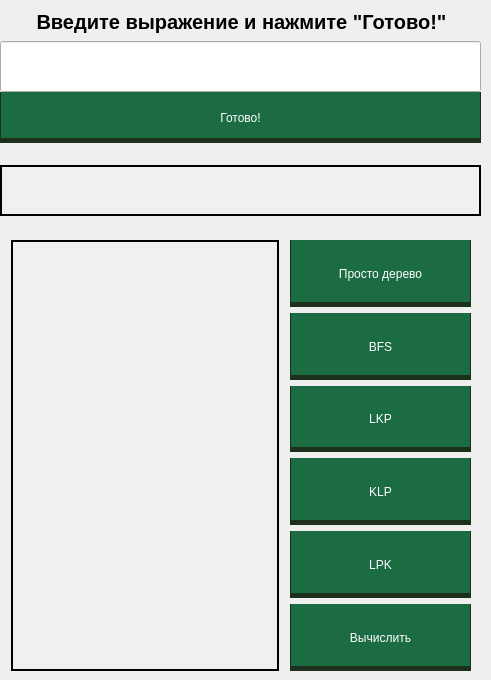
  <widget class="QWidget" name="centralwidget">
   <widget class="QLabel" name="label_output">
    <property name="geometry">
     <rect>
      <x>11</x>
      <y>240</y>
      <width>268</width>
      <height>431</height>
     </rect>
    </property>
    <property name="sizePolicy">
     <sizepolicy hsizetype="Expanding" vsizetype="Expanding">
      <horstretch>0</horstretch>
      <verstretch>0</verstretch>
     </sizepolicy>
    </property>
    <property name="palette">
     <palette>
      <active>
       <colorrole role="WindowText">
        <brush brushstyle="SolidPattern">
         <color alpha="255">
          <red>0</red>
          <green>0</green>
          <blue>0</blue>
         </color>
        </brush>
       </colorrole>
       <colorrole role="Button">
        <brush brushstyle="SolidPattern">
         <color alpha="255">
          <red>255</red>
          <green>255</green>
          <blue>255</blue>
         </color>
        </brush>
       </colorrole>
       <colorrole role="Light">
        <brush brushstyle="SolidPattern">
         <color alpha="255">
          <red>255</red>
          <green>255</green>
          <blue>255</blue>
         </color>
        </brush>
       </colorrole>
       <colorrole role="Midlight">
        <brush brushstyle="SolidPattern">
         <color alpha="255">
          <red>255</red>
          <green>255</green>
          <blue>255</blue>
         </color>
        </brush>
       </colorrole>
       <colorrole role="Dark">
        <brush brushstyle="SolidPattern">
         <color alpha="255">
          <red>127</red>
          <green>127</green>
          <blue>127</blue>
         </color>
        </brush>
       </colorrole>
       <colorrole role="Mid">
        <brush brushstyle="SolidPattern">
         <color alpha="255">
          <red>170</red>
          <green>170</green>
          <blue>170</blue>
         </color>
        </brush>
       </colorrole>
       <colorrole role="Text">
        <brush brushstyle="SolidPattern">
         <color alpha="255">
          <red>0</red>
          <green>0</green>
          <blue>0</blue>
         </color>
        </brush>
       </colorrole>
       <colorrole role="BrightText">
        <brush brushstyle="SolidPattern">
         <color alpha="255">
          <red>255</red>
          <green>255</green>
          <blue>255</blue>
         </color>
        </brush>
       </colorrole>
       <colorrole role="ButtonText">
        <brush brushstyle="SolidPattern">
         <color alpha="255">
          <red>0</red>
          <green>0</green>
          <blue>0</blue>
         </color>
        </brush>
       </colorrole>
       <colorrole role="Base">
        <brush brushstyle="SolidPattern">
         <color alpha="255">
          <red>255</red>
          <green>255</green>
          <blue>255</blue>
         </color>
        </brush>
       </colorrole>
       <colorrole role="Window">
        <brush brushstyle="SolidPattern">
         <color alpha="255">
          <red>255</red>
          <green>255</green>
          <blue>255</blue>
         </color>
        </brush>
       </colorrole>
       <colorrole role="Shadow">
        <brush brushstyle="SolidPattern">
         <color alpha="255">
          <red>0</red>
          <green>0</green>
          <blue>0</blue>
         </color>
        </brush>
       </colorrole>
       <colorrole role="AlternateBase">
        <brush brushstyle="SolidPattern">
         <color alpha="255">
          <red>255</red>
          <green>255</green>
          <blue>255</blue>
         </color>
        </brush>
       </colorrole>
       <colorrole role="ToolTipBase">
        <brush brushstyle="SolidPattern">
         <color alpha="255">
          <red>255</red>
          <green>255</green>
          <blue>220</blue>
         </color>
        </brush>
       </colorrole>
       <colorrole role="ToolTipText">
        <brush brushstyle="SolidPattern">
         <color alpha="255">
          <red>0</red>
          <green>0</green>
          <blue>0</blue>
         </color>
        </brush>
       </colorrole>
       <colorrole role="PlaceholderText">
        <brush brushstyle="SolidPattern">
         <color alpha="127">
          <red>0</red>
          <green>0</green>
          <blue>0</blue>
         </color>
        </brush>
       </colorrole>
      </active>
      <inactive>
       <colorrole role="WindowText">
        <brush brushstyle="SolidPattern">
         <color alpha="255">
          <red>0</red>
          <green>0</green>
          <blue>0</blue>
         </color>
        </brush>
       </colorrole>
       <colorrole role="Button">
        <brush brushstyle="SolidPattern">
         <color alpha="255">
          <red>240</red>
          <green>240</green>
          <blue>240</blue>
         </color>
        </brush>
       </colorrole>
       <colorrole role="Light">
        <brush brushstyle="SolidPattern">
         <color alpha="255">
          <red>255</red>
          <green>255</green>
          <blue>255</blue>
         </color>
        </brush>
       </colorrole>
       <colorrole role="Midlight">
        <brush brushstyle="SolidPattern">
         <color alpha="255">
          <red>227</red>
          <green>227</green>
          <blue>227</blue>
         </color>
        </brush>
       </colorrole>
       <colorrole role="Dark">
        <brush brushstyle="SolidPattern">
         <color alpha="255">
          <red>160</red>
          <green>160</green>
          <blue>160</blue>
         </color>
        </brush>
       </colorrole>
       <colorrole role="Mid">
        <brush brushstyle="SolidPattern">
         <color alpha="255">
          <red>160</red>
          <green>160</green>
          <blue>160</blue>
         </color>
        </brush>
       </colorrole>
       <colorrole role="Text">
        <brush brushstyle="SolidPattern">
         <color alpha="255">
          <red>0</red>
          <green>0</green>
          <blue>0</blue>
         </color>
        </brush>
       </colorrole>
       <colorrole role="BrightText">
        <brush brushstyle="SolidPattern">
         <color alpha="255">
          <red>255</red>
          <green>255</green>
          <blue>255</blue>
         </color>
        </brush>
       </colorrole>
       <colorrole role="ButtonText">
        <brush brushstyle="SolidPattern">
         <color alpha="255">
          <red>0</red>
          <green>0</green>
          <blue>0</blue>
         </color>
        </brush>
       </colorrole>
       <colorrole role="Base">
        <brush brushstyle="SolidPattern">
         <color alpha="255">
          <red>255</red>
          <green>255</green>
          <blue>255</blue>
         </color>
        </brush>
       </colorrole>
       <colorrole role="Window">
        <brush brushstyle="SolidPattern">
         <color alpha="255">
          <red>240</red>
          <green>240</green>
          <blue>240</blue>
         </color>
        </brush>
       </colorrole>
       <colorrole role="Shadow">
        <brush brushstyle="SolidPattern">
         <color alpha="255">
          <red>105</red>
          <green>105</green>
          <blue>105</blue>
         </color>
        </brush>
       </colorrole>
       <colorrole role="AlternateBase">
        <brush brushstyle="SolidPattern">
         <color alpha="255">
          <red>245</red>
          <green>245</green>
          <blue>245</blue>
         </color>
        </brush>
       </colorrole>
       <colorrole role="ToolTipBase">
        <brush brushstyle="SolidPattern">
         <color alpha="255">
          <red>255</red>
          <green>255</green>
          <blue>220</blue>
         </color>
        </brush>
       </colorrole>
       <colorrole role="ToolTipText">
        <brush brushstyle="SolidPattern">
         <color alpha="255">
          <red>0</red>
          <green>0</green>
          <blue>0</blue>
         </color>
        </brush>
       </colorrole>
       <colorrole role="PlaceholderText">
        <brush brushstyle="SolidPattern">
         <color alpha="128">
          <red>0</red>
          <green>0</green>
          <blue>0</blue>
         </color>
        </brush>
       </colorrole>
      </inactive>
      <disabled>
       <colorrole role="WindowText">
        <brush brushstyle="SolidPattern">
         <color alpha="255">
          <red>127</red>
          <green>127</green>
          <blue>127</blue>
         </color>
        </brush>
       </colorrole>
       <colorrole role="Button">
        <brush brushstyle="SolidPattern">
         <color alpha="255">
          <red>255</red>
          <green>255</green>
          <blue>255</blue>
         </color>
        </brush>
       </colorrole>
       <colorrole role="Light">
        <brush brushstyle="SolidPattern">
         <color alpha="255">
          <red>255</red>
          <green>255</green>
          <blue>255</blue>
         </color>
        </brush>
       </colorrole>
       <colorrole role="Midlight">
        <brush brushstyle="SolidPattern">
         <color alpha="255">
          <red>255</red>
          <green>255</green>
          <blue>255</blue>
         </color>
        </brush>
       </colorrole>
       <colorrole role="Dark">
        <brush brushstyle="SolidPattern">
         <color alpha="255">
          <red>127</red>
          <green>127</green>
          <blue>127</blue>
         </color>
        </brush>
       </colorrole>
       <colorrole role="Mid">
        <brush brushstyle="SolidPattern">
         <color alpha="255">
          <red>170</red>
          <green>170</green>
          <blue>170</blue>
         </color>
        </brush>
       </colorrole>
       <colorrole role="Text">
        <brush brushstyle="SolidPattern">
         <color alpha="255">
          <red>127</red>
          <green>127</green>
          <blue>127</blue>
         </color>
        </brush>
       </colorrole>
       <colorrole role="BrightText">
        <brush brushstyle="SolidPattern">
         <color alpha="255">
          <red>255</red>
          <green>255</green>
          <blue>255</blue>
         </color>
        </brush>
       </colorrole>
       <colorrole role="ButtonText">
        <brush brushstyle="SolidPattern">
         <color alpha="255">
          <red>127</red>
          <green>127</green>
          <blue>127</blue>
         </color>
        </brush>
       </colorrole>
       <colorrole role="Base">
        <brush brushstyle="SolidPattern">
         <color alpha="255">
          <red>255</red>
          <green>255</green>
          <blue>255</blue>
         </color>
        </brush>
       </colorrole>
       <colorrole role="Window">
        <brush brushstyle="SolidPattern">
         <color alpha="255">
          <red>255</red>
          <green>255</green>
          <blue>255</blue>
         </color>
        </brush>
       </colorrole>
       <colorrole role="Shadow">
        <brush brushstyle="SolidPattern">
         <color alpha="255">
          <red>0</red>
          <green>0</green>
          <blue>0</blue>
         </color>
        </brush>
       </colorrole>
       <colorrole role="AlternateBase">
        <brush brushstyle="SolidPattern">
         <color alpha="255">
          <red>245</red>
          <green>245</green>
          <blue>245</blue>
         </color>
        </brush>
       </colorrole>
       <colorrole role="ToolTipBase">
        <brush brushstyle="SolidPattern">
         <color alpha="255">
          <red>255</red>
          <green>255</green>
          <blue>220</blue>
         </color>
        </brush>
       </colorrole>
       <colorrole role="ToolTipText">
        <brush brushstyle="SolidPattern">
         <color alpha="255">
          <red>0</red>
          <green>0</green>
          <blue>0</blue>
         </color>
        </brush>
       </colorrole>
       <colorrole role="PlaceholderText">
        <brush brushstyle="SolidPattern">
         <color alpha="128">
          <red>0</red>
          <green>0</green>
          <blue>0</blue>
         </color>
        </brush>
       </colorrole>
      </disabled>
     </palette>
    </property>
    <property name="font">
     <font>
      <pointsize>10</pointsize>
     </font>
    </property>
    <property name="autoFillBackground">
     <bool>true</bool>
    </property>
    <property name="frameShape">
     <enum>QFrame::WinPanel</enum>
    </property>
    <property name="frameShadow">
     <enum>QFrame::Plain</enum>
    </property>
    <property name="text">
     <string/>
    </property>
    <property name="textFormat">
     <enum>Qt::PlainText</enum>
    </property>
   </widget>
   <widget class="QLabel" name="label">
    <property name="geometry">
     <rect>
      <x>1</x>
      <y>9</y>
      <width>481</width>
      <height>26</height>
     </rect>
    </property>
    <property name="sizePolicy">
     <sizepolicy hsizetype="Preferred" vsizetype="Expanding">
      <horstretch>0</horstretch>
      <verstretch>0</verstretch>
     </sizepolicy>
    </property>
    <property name="font">
     <font>
      <pointsize>15</pointsize>
      <italic>false</italic>
      <bold>true</bold>
      <underline>false</underline>
      <strikeout>false</strikeout>
     </font>
    </property>
    <property name="frameShape">
     <enum>QFrame::NoFrame</enum>
    </property>
    <property name="frameShadow">
     <enum>QFrame::Plain</enum>
    </property>
    <property name="text">
     <string>Введите выражение и нажмите &quot;Готово!&quot;</string>
    </property>
    <property name="alignment">
     <set>Qt::AlignCenter</set>
    </property>
   </widget>
   <widget class="QLineEdit" name="Expression">
    <property name="geometry">
     <rect>
      <x>0</x>
      <y>41</y>
      <width>481</width>
      <height>51</height>
     </rect>
    </property>
    <property name="sizePolicy">
     <sizepolicy hsizetype="Minimum" vsizetype="Expanding">
      <horstretch>0</horstretch>
      <verstretch>0</verstretch>
     </sizepolicy>
    </property>
    <property name="font">
     <font>
      <pointsize>16</pointsize>
     </font>
    </property>
    <property name="autoFillBackground">
     <bool>false</bool>
    </property>
    <property name="text">
     <string/>
    </property>
   </widget>
   <widget class="QPushButton" name="But_ready">
    <property name="geometry">
     <rect>
      <x>0</x>
      <y>92</y>
      <width>481</width>
      <height>51</height>
     </rect>
    </property>
    <property name="sizePolicy">
     <sizepolicy hsizetype="Preferred" vsizetype="Preferred">
      <horstretch>0</horstretch>
      <verstretch>2</verstretch>
     </sizepolicy>
    </property>
    <property name="styleSheet">
     <string notr="true">QPushButton{
	background-color:rgb(28, 108, 67);
	padding-top: 5px;
	border:none;
	color: rgb(255, 255, 255);
	border-left: 1px solid rgb(28, 48, 28);
	border-right: 1px solid rgb(28, 48, 28);
	border-bottom: 5px solid rgb(28, 48, 28);
}
QPushButton:hover{

	background-color: rgb(57, 136, 111);
	border-left: 1px solid rgb(43, 74, 43);
	border-right: 1px solid rgb(43, 74, 43);
	border-bottom: 5px solid rgb(43, 74, 43);
}
QPushButton:pressed{
	background-color: rgb(28, 108, 67);
	border-left: 1px solid rgb(28, 48, 28);
	border-right: 1px solid rgb(28, 48, 28);
	padding-top: -6px;
	border-top: 5px solid rgb(28, 48, 28);
	
	border-bottom: 1px solid rgb(28,108,67);
}</string>
    </property>
    <property name="text">
     <string>Готово!</string>
    </property>
   </widget>
   <widget class="QLabel" name="label_for_round">
    <property name="geometry">
     <rect>
      <x>0</x>
      <y>165</y>
      <width>481</width>
      <height>51</height>
     </rect>
    </property>
    <property name="palette">
     <palette>
      <active>
       <colorrole role="WindowText">
        <brush brushstyle="SolidPattern">
         <color alpha="255">
          <red>0</red>
          <green>0</green>
          <blue>0</blue>
         </color>
        </brush>
       </colorrole>
       <colorrole role="Button">
        <brush brushstyle="SolidPattern">
         <color alpha="255">
          <red>243</red>
          <green>243</green>
          <blue>243</blue>
         </color>
        </brush>
       </colorrole>
       <colorrole role="Light">
        <brush brushstyle="SolidPattern">
         <color alpha="255">
          <red>255</red>
          <green>255</green>
          <blue>255</blue>
         </color>
        </brush>
       </colorrole>
       <colorrole role="Midlight">
        <brush brushstyle="SolidPattern">
         <color alpha="255">
          <red>249</red>
          <green>249</green>
          <blue>249</blue>
         </color>
        </brush>
       </colorrole>
       <colorrole role="Dark">
        <brush brushstyle="SolidPattern">
         <color alpha="255">
          <red>121</red>
          <green>121</green>
          <blue>121</blue>
         </color>
        </brush>
       </colorrole>
       <colorrole role="Mid">
        <brush brushstyle="SolidPattern">
         <color alpha="255">
          <red>162</red>
          <green>162</green>
          <blue>162</blue>
         </color>
        </brush>
       </colorrole>
       <colorrole role="Text">
        <brush brushstyle="SolidPattern">
         <color alpha="255">
          <red>0</red>
          <green>0</green>
          <blue>0</blue>
         </color>
        </brush>
       </colorrole>
       <colorrole role="BrightText">
        <brush brushstyle="SolidPattern">
         <color alpha="255">
          <red>255</red>
          <green>255</green>
          <blue>255</blue>
         </color>
        </brush>
       </colorrole>
       <colorrole role="ButtonText">
        <brush brushstyle="SolidPattern">
         <color alpha="255">
          <red>0</red>
          <green>0</green>
          <blue>0</blue>
         </color>
        </brush>
       </colorrole>
       <colorrole role="Base">
        <brush brushstyle="SolidPattern">
         <color alpha="255">
          <red>255</red>
          <green>255</green>
          <blue>255</blue>
         </color>
        </brush>
       </colorrole>
       <colorrole role="Window">
        <brush brushstyle="SolidPattern">
         <color alpha="255">
          <red>243</red>
          <green>243</green>
          <blue>243</blue>
         </color>
        </brush>
       </colorrole>
       <colorrole role="Shadow">
        <brush brushstyle="SolidPattern">
         <color alpha="255">
          <red>0</red>
          <green>0</green>
          <blue>0</blue>
         </color>
        </brush>
       </colorrole>
       <colorrole role="AlternateBase">
        <brush brushstyle="SolidPattern">
         <color alpha="255">
          <red>249</red>
          <green>249</green>
          <blue>249</blue>
         </color>
        </brush>
       </colorrole>
       <colorrole role="ToolTipBase">
        <brush brushstyle="SolidPattern">
         <color alpha="255">
          <red>255</red>
          <green>255</green>
          <blue>220</blue>
         </color>
        </brush>
       </colorrole>
       <colorrole role="ToolTipText">
        <brush brushstyle="SolidPattern">
         <color alpha="255">
          <red>0</red>
          <green>0</green>
          <blue>0</blue>
         </color>
        </brush>
       </colorrole>
       <colorrole role="PlaceholderText">
        <brush brushstyle="SolidPattern">
         <color alpha="127">
          <red>0</red>
          <green>0</green>
          <blue>0</blue>
         </color>
        </brush>
       </colorrole>
      </active>
      <inactive>
       <colorrole role="WindowText">
        <brush brushstyle="SolidPattern">
         <color alpha="255">
          <red>0</red>
          <green>0</green>
          <blue>0</blue>
         </color>
        </brush>
       </colorrole>
       <colorrole role="Button">
        <brush brushstyle="SolidPattern">
         <color alpha="255">
          <red>240</red>
          <green>240</green>
          <blue>240</blue>
         </color>
        </brush>
       </colorrole>
       <colorrole role="Light">
        <brush brushstyle="SolidPattern">
         <color alpha="255">
          <red>255</red>
          <green>255</green>
          <blue>255</blue>
         </color>
        </brush>
       </colorrole>
       <colorrole role="Midlight">
        <brush brushstyle="SolidPattern">
         <color alpha="255">
          <red>227</red>
          <green>227</green>
          <blue>227</blue>
         </color>
        </brush>
       </colorrole>
       <colorrole role="Dark">
        <brush brushstyle="SolidPattern">
         <color alpha="255">
          <red>160</red>
          <green>160</green>
          <blue>160</blue>
         </color>
        </brush>
       </colorrole>
       <colorrole role="Mid">
        <brush brushstyle="SolidPattern">
         <color alpha="255">
          <red>160</red>
          <green>160</green>
          <blue>160</blue>
         </color>
        </brush>
       </colorrole>
       <colorrole role="Text">
        <brush brushstyle="SolidPattern">
         <color alpha="255">
          <red>0</red>
          <green>0</green>
          <blue>0</blue>
         </color>
        </brush>
       </colorrole>
       <colorrole role="BrightText">
        <brush brushstyle="SolidPattern">
         <color alpha="255">
          <red>255</red>
          <green>255</green>
          <blue>255</blue>
         </color>
        </brush>
       </colorrole>
       <colorrole role="ButtonText">
        <brush brushstyle="SolidPattern">
         <color alpha="255">
          <red>0</red>
          <green>0</green>
          <blue>0</blue>
         </color>
        </brush>
       </colorrole>
       <colorrole role="Base">
        <brush brushstyle="SolidPattern">
         <color alpha="255">
          <red>255</red>
          <green>255</green>
          <blue>255</blue>
         </color>
        </brush>
       </colorrole>
       <colorrole role="Window">
        <brush brushstyle="SolidPattern">
         <color alpha="255">
          <red>240</red>
          <green>240</green>
          <blue>240</blue>
         </color>
        </brush>
       </colorrole>
       <colorrole role="Shadow">
        <brush brushstyle="SolidPattern">
         <color alpha="255">
          <red>105</red>
          <green>105</green>
          <blue>105</blue>
         </color>
        </brush>
       </colorrole>
       <colorrole role="AlternateBase">
        <brush brushstyle="SolidPattern">
         <color alpha="255">
          <red>245</red>
          <green>245</green>
          <blue>245</blue>
         </color>
        </brush>
       </colorrole>
       <colorrole role="ToolTipBase">
        <brush brushstyle="SolidPattern">
         <color alpha="255">
          <red>255</red>
          <green>255</green>
          <blue>220</blue>
         </color>
        </brush>
       </colorrole>
       <colorrole role="ToolTipText">
        <brush brushstyle="SolidPattern">
         <color alpha="255">
          <red>0</red>
          <green>0</green>
          <blue>0</blue>
         </color>
        </brush>
       </colorrole>
       <colorrole role="PlaceholderText">
        <brush brushstyle="SolidPattern">
         <color alpha="128">
          <red>0</red>
          <green>0</green>
          <blue>0</blue>
         </color>
        </brush>
       </colorrole>
      </inactive>
      <disabled>
       <colorrole role="WindowText">
        <brush brushstyle="SolidPattern">
         <color alpha="255">
          <red>121</red>
          <green>121</green>
          <blue>121</blue>
         </color>
        </brush>
       </colorrole>
       <colorrole role="Button">
        <brush brushstyle="SolidPattern">
         <color alpha="255">
          <red>243</red>
          <green>243</green>
          <blue>243</blue>
         </color>
        </brush>
       </colorrole>
       <colorrole role="Light">
        <brush brushstyle="SolidPattern">
         <color alpha="255">
          <red>255</red>
          <green>255</green>
          <blue>255</blue>
         </color>
        </brush>
       </colorrole>
       <colorrole role="Midlight">
        <brush brushstyle="SolidPattern">
         <color alpha="255">
          <red>249</red>
          <green>249</green>
          <blue>249</blue>
         </color>
        </brush>
       </colorrole>
       <colorrole role="Dark">
        <brush brushstyle="SolidPattern">
         <color alpha="255">
          <red>121</red>
          <green>121</green>
          <blue>121</blue>
         </color>
        </brush>
       </colorrole>
       <colorrole role="Mid">
        <brush brushstyle="SolidPattern">
         <color alpha="255">
          <red>162</red>
          <green>162</green>
          <blue>162</blue>
         </color>
        </brush>
       </colorrole>
       <colorrole role="Text">
        <brush brushstyle="SolidPattern">
         <color alpha="255">
          <red>121</red>
          <green>121</green>
          <blue>121</blue>
         </color>
        </brush>
       </colorrole>
       <colorrole role="BrightText">
        <brush brushstyle="SolidPattern">
         <color alpha="255">
          <red>255</red>
          <green>255</green>
          <blue>255</blue>
         </color>
        </brush>
       </colorrole>
       <colorrole role="ButtonText">
        <brush brushstyle="SolidPattern">
         <color alpha="255">
          <red>121</red>
          <green>121</green>
          <blue>121</blue>
         </color>
        </brush>
       </colorrole>
       <colorrole role="Base">
        <brush brushstyle="SolidPattern">
         <color alpha="255">
          <red>243</red>
          <green>243</green>
          <blue>243</blue>
         </color>
        </brush>
       </colorrole>
       <colorrole role="Window">
        <brush brushstyle="SolidPattern">
         <color alpha="255">
          <red>243</red>
          <green>243</green>
          <blue>243</blue>
         </color>
        </brush>
       </colorrole>
       <colorrole role="Shadow">
        <brush brushstyle="SolidPattern">
         <color alpha="255">
          <red>0</red>
          <green>0</green>
          <blue>0</blue>
         </color>
        </brush>
       </colorrole>
       <colorrole role="AlternateBase">
        <brush brushstyle="SolidPattern">
         <color alpha="255">
          <red>245</red>
          <green>245</green>
          <blue>245</blue>
         </color>
        </brush>
       </colorrole>
       <colorrole role="ToolTipBase">
        <brush brushstyle="SolidPattern">
         <color alpha="255">
          <red>255</red>
          <green>255</green>
          <blue>220</blue>
         </color>
        </brush>
       </colorrole>
       <colorrole role="ToolTipText">
        <brush brushstyle="SolidPattern">
         <color alpha="255">
          <red>0</red>
          <green>0</green>
          <blue>0</blue>
         </color>
        </brush>
       </colorrole>
       <colorrole role="PlaceholderText">
        <brush brushstyle="SolidPattern">
         <color alpha="128">
          <red>0</red>
          <green>0</green>
          <blue>0</blue>
         </color>
        </brush>
       </colorrole>
      </disabled>
     </palette>
    </property>
    <property name="autoFillBackground">
     <bool>true</bool>
    </property>
    <property name="styleSheet">
     <string notr="true"/>
    </property>
    <property name="frameShape">
     <enum>QFrame::WinPanel</enum>
    </property>
    <property name="lineWidth">
     <number>0</number>
    </property>
    <property name="text">
     <string/>
    </property>
   </widget>
   <widget class="QWidget" name="layoutWidget">
    <property name="geometry">
     <rect>
      <x>290</x>
      <y>240</y>
      <width>181</width>
      <height>431</height>
     </rect>
    </property>
    <layout class="QVBoxLayout" name="verticalLayout">
     <item>
      <widget class="QPushButton" name="But_justtree">
       <property name="sizePolicy">
        <sizepolicy hsizetype="Minimum" vsizetype="Expanding">
         <horstretch>0</horstretch>
         <verstretch>0</verstretch>
        </sizepolicy>
       </property>
       <property name="styleSheet">
        <string notr="true">QPushButton{
	background-color:rgb(28, 108, 67);
	padding-top: 5px;
	border:none;
	color: rgb(255, 255, 255);
	border-left: 1px solid rgb(28, 48, 28);
	border-right: 1px solid rgb(28, 48, 28);
	border-bottom: 5px solid rgb(28, 48, 28);
}
QPushButton:hover{

	background-color: rgb(57, 136, 111);
	border-left: 1px solid rgb(43, 74, 43);
	border-right: 1px solid rgb(43, 74, 43);
	border-bottom: 5px solid rgb(43, 74, 43);
}
QPushButton:pressed{
	background-color: rgb(28, 108, 67);
	border-left: 1px solid rgb(28, 48, 28);
	border-right: 1px solid rgb(28, 48, 28);
	padding-top: -6px;
	border-top: 5px solid rgb(28, 48, 28);
	
	border-bottom: 1px solid rgb(28,108,67);
}</string>
       </property>
       <property name="text">
        <string>Просто дерево</string>
       </property>
      </widget>
     </item>
     <item>
      <widget class="QPushButton" name="BFS">
       <property name="sizePolicy">
        <sizepolicy hsizetype="Minimum" vsizetype="Expanding">
         <horstretch>0</horstretch>
         <verstretch>0</verstretch>
        </sizepolicy>
       </property>
       <property name="styleSheet">
        <string notr="true">QPushButton{
	background-color:rgb(28, 108, 67);
	padding-top: 5px;
	border:none;
	color: rgb(255, 255, 255);
	border-left: 1px solid rgb(28, 48, 28);
	border-right: 1px solid rgb(28, 48, 28);
	border-bottom: 5px solid rgb(28, 48, 28);
}
QPushButton:hover{

	background-color: rgb(57, 136, 111);
	border-left: 1px solid rgb(43, 74, 43);
	border-right: 1px solid rgb(43, 74, 43);
	border-bottom: 5px solid rgb(43, 74, 43);
}
QPushButton:pressed{
	background-color: rgb(28, 108, 67);
	border-left: 1px solid rgb(28, 48, 28);
	border-right: 1px solid rgb(28, 48, 28);
	padding-top: -6px;
	border-top: 5px solid rgb(28, 48, 28);
	
	border-bottom: 1px solid rgb(28,108,67);
}</string>
       </property>
       <property name="text">
        <string>BFS</string>
       </property>
      </widget>
     </item>
     <item>
      <widget class="QPushButton" name="But_LKP">
       <property name="sizePolicy">
        <sizepolicy hsizetype="Minimum" vsizetype="Expanding">
         <horstretch>0</horstretch>
         <verstretch>0</verstretch>
        </sizepolicy>
       </property>
       <property name="styleSheet">
        <string notr="true">QPushButton{
	background-color:rgb(28, 108, 67);
	padding-top: 5px;
	border:none;
	color: rgb(255, 255, 255);
	border-left: 1px solid rgb(28, 48, 28);
	border-right: 1px solid rgb(28, 48, 28);
	border-bottom: 5px solid rgb(28, 48, 28);
}
QPushButton:hover{

	background-color: rgb(57, 136, 111);
	border-left: 1px solid rgb(43, 74, 43);
	border-right: 1px solid rgb(43, 74, 43);
	border-bottom: 5px solid rgb(43, 74, 43);
}
QPushButton:pressed{
	background-color: rgb(28, 108, 67);
	border-left: 1px solid rgb(28, 48, 28);
	border-right: 1px solid rgb(28, 48, 28);
	padding-top: -6px;
	border-top: 5px solid rgb(28, 48, 28);
	
	border-bottom: 1px solid rgb(28,108,67);
}</string>
       </property>
       <property name="text">
        <string>LKP</string>
       </property>
      </widget>
     </item>
     <item>
      <widget class="QPushButton" name="But_KLP">
       <property name="sizePolicy">
        <sizepolicy hsizetype="Minimum" vsizetype="Expanding">
         <horstretch>0</horstretch>
         <verstretch>0</verstretch>
        </sizepolicy>
       </property>
       <property name="styleSheet">
        <string notr="true">QPushButton{
	background-color:rgb(28, 108, 67);
	padding-top: 5px;
	border:none;
	color: rgb(255, 255, 255);
	border-left: 1px solid rgb(28, 48, 28);
	border-right: 1px solid rgb(28, 48, 28);
	border-bottom: 5px solid rgb(28, 48, 28);
}
QPushButton:hover{

	background-color: rgb(57, 136, 111);
	border-left: 1px solid rgb(43, 74, 43);
	border-right: 1px solid rgb(43, 74, 43);
	border-bottom: 5px solid rgb(43, 74, 43);
}
QPushButton:pressed{
	background-color: rgb(28, 108, 67);
	border-left: 1px solid rgb(28, 48, 28);
	border-right: 1px solid rgb(28, 48, 28);
	padding-top: -6px;
	border-top: 5px solid rgb(28, 48, 28);
	
	border-bottom: 1px solid rgb(28,108,67);
}</string>
       </property>
       <property name="text">
        <string>KLP</string>
       </property>
      </widget>
     </item>
     <item>
      <widget class="QPushButton" name="But_LPK">
       <property name="sizePolicy">
        <sizepolicy hsizetype="Minimum" vsizetype="Expanding">
         <horstretch>0</horstretch>
         <verstretch>0</verstretch>
        </sizepolicy>
       </property>
       <property name="styleSheet">
        <string notr="true">QPushButton{
	background-color:rgb(28, 108, 67);
	padding-top: 5px;
	border:none;
	color: rgb(255, 255, 255);
	border-left: 1px solid rgb(28, 48, 28);
	border-right: 1px solid rgb(28, 48, 28);
	border-bottom: 5px solid rgb(28, 48, 28);
}
QPushButton:hover{

	background-color: rgb(57, 136, 111);
	border-left: 1px solid rgb(43, 74, 43);
	border-right: 1px solid rgb(43, 74, 43);
	border-bottom: 5px solid rgb(43, 74, 43);
}
QPushButton:pressed{
	background-color: rgb(28, 108, 67);
	border-left: 1px solid rgb(28, 48, 28);
	border-right: 1px solid rgb(28, 48, 28);
	padding-top: -6px;
	border-top: 5px solid rgb(28, 48, 28);
	
	border-bottom: 1px solid rgb(28,108,67);
}</string>
       </property>
       <property name="text">
        <string>LPK</string>
       </property>
      </widget>
     </item>
     <item>
      <widget class="QPushButton" name="But_calctree">
       <property name="sizePolicy">
        <sizepolicy hsizetype="Minimum" vsizetype="Expanding">
         <horstretch>0</horstretch>
         <verstretch>0</verstretch>
        </sizepolicy>
       </property>
       <property name="styleSheet">
        <string notr="true">QPushButton{
	background-color:rgb(28, 108, 67);
	padding-top: 5px;
	border:none;
	color: rgb(255, 255, 255);
	border-left: 1px solid rgb(28, 48, 28);
	border-right: 1px solid rgb(28, 48, 28);
	border-bottom: 5px solid rgb(28, 48, 28);
}
QPushButton:hover{

	background-color: rgb(57, 136, 111);
	border-left: 1px solid rgb(43, 74, 43);
	border-right: 1px solid rgb(43, 74, 43);
	border-bottom: 5px solid rgb(43, 74, 43);
}
QPushButton:pressed{
	background-color: rgb(28, 108, 67);
	border-left: 1px solid rgb(28, 48, 28);
	border-right: 1px solid rgb(28, 48, 28);
	padding-top: -6px;
	border-top: 5px solid rgb(28, 48, 28);
	
	border-bottom: 1px solid rgb(28,108,67);
}</string>
       </property>
       <property name="text">
        <string>Вычислить</string>
       </property>
      </widget>
     </item>
    </layout>
   </widget>
  </widget>
